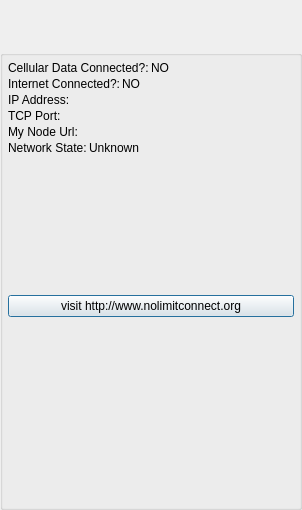
<?xml version="1.0" encoding="UTF-8"?>
<ui version="4.0">
 <class>ActivityNetworkStatusClass</class>
 <widget class="QDialog" name="ActivityNetworkStatusClass">
  <property name="geometry">
   <rect>
    <x>0</x>
    <y>0</y>
    <width>302</width>
    <height>510</height>
   </rect>
  </property>
  <property name="minimumSize">
   <size>
    <width>0</width>
    <height>0</height>
   </size>
  </property>
  <property name="maximumSize">
   <size>
    <width>16777215</width>
    <height>16777215</height>
   </size>
  </property>
  <property name="windowTitle">
   <string>About P2PThing</string>
  </property>
  <layout class="QVBoxLayout" name="verticalLayout">
   <property name="spacing">
    <number>0</number>
   </property>
   <property name="leftMargin">
    <number>0</number>
   </property>
   <property name="topMargin">
    <number>0</number>
   </property>
   <property name="rightMargin">
    <number>0</number>
   </property>
   <property name="bottomMargin">
    <number>0</number>
   </property>
   <item>
    <widget class="TitleBarWidget" name="m_TitleBarWidget" native="true">
     <property name="sizePolicy">
      <sizepolicy hsizetype="Preferred" vsizetype="Preferred">
       <horstretch>0</horstretch>
       <verstretch>0</verstretch>
      </sizepolicy>
     </property>
     <property name="minimumSize">
      <size>
       <width>0</width>
       <height>50</height>
      </size>
     </property>
     <property name="maximumSize">
      <size>
       <width>16777215</width>
       <height>16777215</height>
      </size>
     </property>
    </widget>
   </item>
   <item>
    <widget class="QGroupBox" name="StyledDlgItemsBox">
     <property name="minimumSize">
      <size>
       <width>0</width>
       <height>0</height>
      </size>
     </property>
     <property name="title">
      <string/>
     </property>
     <layout class="QVBoxLayout" name="verticalLayout_2">
      <property name="spacing">
       <number>2</number>
      </property>
      <property name="leftMargin">
       <number>5</number>
      </property>
      <property name="topMargin">
       <number>5</number>
      </property>
      <property name="rightMargin">
       <number>5</number>
      </property>
      <property name="bottomMargin">
       <number>5</number>
      </property>
      <item>
       <layout class="QHBoxLayout" name="horizontalLayout_4">
        <item>
         <widget class="QLabel" name="m_CellNetworkTitle">
          <property name="text">
           <string>Cellular Data Connected?:</string>
          </property>
         </widget>
        </item>
        <item>
         <widget class="QLabel" name="m_CellNetworkStateLabel">
          <property name="sizePolicy">
           <sizepolicy hsizetype="Expanding" vsizetype="Preferred">
            <horstretch>0</horstretch>
            <verstretch>0</verstretch>
           </sizepolicy>
          </property>
          <property name="text">
           <string>NO</string>
          </property>
         </widget>
        </item>
       </layout>
      </item>
      <item>
       <layout class="QHBoxLayout" name="horizontalLayout_3">
        <item>
         <widget class="QLabel" name="m_InternetConnectedTitle">
          <property name="text">
           <string>Internet Connected?:</string>
          </property>
         </widget>
        </item>
        <item>
         <widget class="QLabel" name="m_InternetConnectedStateLabel">
          <property name="sizePolicy">
           <sizepolicy hsizetype="Expanding" vsizetype="Preferred">
            <horstretch>0</horstretch>
            <verstretch>0</verstretch>
           </sizepolicy>
          </property>
          <property name="text">
           <string>NO</string>
          </property>
         </widget>
        </item>
       </layout>
      </item>
      <item>
       <layout class="QHBoxLayout" name="horizontalLayout_2">
        <item>
         <widget class="QLabel" name="m_IPAddressTitle">
          <property name="text">
           <string>IP Address:</string>
          </property>
         </widget>
        </item>
        <item>
         <widget class="QLabel" name="m_IPAddressValueLabel">
          <property name="sizePolicy">
           <sizepolicy hsizetype="Expanding" vsizetype="Preferred">
            <horstretch>0</horstretch>
            <verstretch>0</verstretch>
           </sizepolicy>
          </property>
          <property name="text">
           <string/>
          </property>
         </widget>
        </item>
       </layout>
      </item>
      <item>
       <layout class="QHBoxLayout" name="horizontalLayout">
        <item>
         <widget class="QLabel" name="m_TcpPortTitle">
          <property name="text">
           <string>TCP Port:</string>
          </property>
         </widget>
        </item>
        <item>
         <widget class="QLabel" name="m_TcpPortValueLabel">
          <property name="sizePolicy">
           <sizepolicy hsizetype="Expanding" vsizetype="Preferred">
            <horstretch>0</horstretch>
            <verstretch>0</verstretch>
           </sizepolicy>
          </property>
          <property name="text">
           <string/>
          </property>
         </widget>
        </item>
       </layout>
      </item>
      <item>
       <layout class="QHBoxLayout" name="horizontalLayout_7">
        <item>
         <widget class="QLabel" name="m_MyNodeUrlTitle">
          <property name="text">
           <string>My Node Url:</string>
          </property>
         </widget>
        </item>
        <item>
         <widget class="QLabel" name="m_MyNodeUrlValueLabel">
          <property name="sizePolicy">
           <sizepolicy hsizetype="Expanding" vsizetype="Preferred">
            <horstretch>0</horstretch>
            <verstretch>0</verstretch>
           </sizepolicy>
          </property>
          <property name="text">
           <string notr="true"/>
          </property>
         </widget>
        </item>
       </layout>
      </item>
      <item>
       <layout class="QHBoxLayout" name="horizontalLayout_5">
        <item>
         <widget class="QLabel" name="m_P2PWebNetStateTitle">
          <property name="text">
           <string>Network State:</string>
          </property>
         </widget>
        </item>
        <item>
         <widget class="QLabel" name="m_P2PWebNetStateValueLabel">
          <property name="sizePolicy">
           <sizepolicy hsizetype="MinimumExpanding" vsizetype="Preferred">
            <horstretch>0</horstretch>
            <verstretch>0</verstretch>
           </sizepolicy>
          </property>
          <property name="text">
           <string>Unknown</string>
          </property>
         </widget>
        </item>
       </layout>
      </item>
      <item>
       <spacer name="verticalSpacer_2">
        <property name="orientation">
         <enum>Qt::Vertical</enum>
        </property>
        <property name="sizeType">
         <enum>QSizePolicy::Fixed</enum>
        </property>
        <property name="sizeHint" stdset="0">
         <size>
          <width>20</width>
          <height>10</height>
         </size>
        </property>
       </spacer>
      </item>
      <item>
       <widget class="QLabel" name="m_NetStatLine1">
        <property name="text">
         <string/>
        </property>
       </widget>
      </item>
      <item>
       <widget class="QLabel" name="m_NetStatLine2">
        <property name="text">
         <string/>
        </property>
       </widget>
      </item>
      <item>
       <widget class="QLabel" name="m_NetStatLine3">
        <property name="text">
         <string/>
        </property>
       </widget>
      </item>
      <item>
       <widget class="QLabel" name="m_NetStatLine4">
        <property name="text">
         <string/>
        </property>
       </widget>
      </item>
      <item>
       <widget class="QLabel" name="m_NetStatLine5">
        <property name="text">
         <string/>
        </property>
       </widget>
      </item>
      <item>
       <widget class="QLabel" name="m_NetStatLine6">
        <property name="text">
         <string/>
        </property>
       </widget>
      </item>
      <item>
       <widget class="QLabel" name="m_NetStatLine7">
        <property name="text">
         <string/>
        </property>
       </widget>
      </item>
      <item>
       <widget class="QLabel" name="m_NetStatLine8">
        <property name="text">
         <string/>
        </property>
       </widget>
      </item>
      <item>
       <widget class="QPushButton" name="gotoWebsiteButton">
        <property name="text">
         <string>visit http://www.nolimitconnect.org</string>
        </property>
       </widget>
      </item>
      <item>
       <widget class="NetworkTestWidget" name="m_NetworkTestWidget" native="true">
        <property name="sizePolicy">
         <sizepolicy hsizetype="Expanding" vsizetype="Expanding">
          <horstretch>0</horstretch>
          <verstretch>0</verstretch>
         </sizepolicy>
        </property>
       </widget>
      </item>
     </layout>
    </widget>
   </item>
   <item>
    <widget class="BottomBarWidget" name="m_BottomBarWidget" native="true">
     <property name="sizePolicy">
      <sizepolicy hsizetype="Expanding" vsizetype="Minimum">
       <horstretch>0</horstretch>
       <verstretch>0</verstretch>
      </sizepolicy>
     </property>
     <property name="minimumSize">
      <size>
       <width>30</width>
       <height>0</height>
      </size>
     </property>
     <property name="autoFillBackground">
      <bool>true</bool>
     </property>
    </widget>
   </item>
  </layout>
 </widget>
 <customwidgets>
  <customwidget>
   <class>TitleBarWidget</class>
   <extends>QWidget</extends>
   <header>TitleBarWidget.h</header>
   <container>1</container>
  </customwidget>
  <customwidget>
   <class>BottomBarWidget</class>
   <extends>QWidget</extends>
   <header location="global">BottomBarWidget.h</header>
   <container>1</container>
  </customwidget>
  <customwidget>
   <class>NetworkTestWidget</class>
   <extends>QWidget</extends>
   <header>NetworkTestWidget.h</header>
   <container>1</container>
  </customwidget>
 </customwidgets>
 <resources/>
 <connections/>
</ui>
